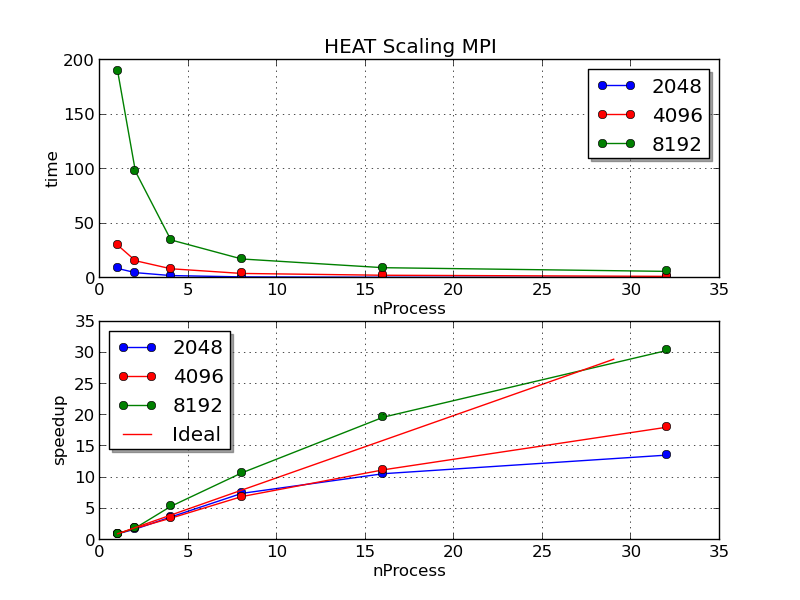

The Python source for this figure:
import matplotlib
matplotlib.use('Agg')
import matplotlib.pyplot as plt 
import pandas as pd 

df2048 = pd.read_csv("heat_scaling2048.csv", comment="#", names=["nProcess","nx","ny","iter","time"]) 
print (df2048)
df4096 = pd.read_csv("heat_scaling4096.csv", comment="#", names=["nProcess","nx","ny","iter","time"]) 
print (df4096)
df8192 = pd.read_csv("heat_scaling8192.csv", comment="#", names=["nProcess","nx","ny","iter","time"]) 
print (df8192)

plt.subplot(2,1,1)

plt.title('HEAT Scaling MPI')
plt.grid()
plt.xlabel('nProcess')
#plt.yscale('log')
plt.ylabel('time')
plt.plot(df2048["nProcess"],df2048["time"],'r-o',label='2048', color="blue")
plt.plot(df4096["nProcess"],df4096["time"],'r-o',label='4096', color="red")
plt.plot(df8192["nProcess"],df8192["time"],'r-o',label='8192', color="green")
plt.legend(shadow=True)

plt.subplot(2,1,2)

plt.grid()
plt.xlabel('nProcess')
plt.ylabel('speedup')
plt.plot(df2048["nProcess"],  df2048["time"].iloc[0]/df2048["time"],  '-o',label='2048', color="blue")
plt.plot(df4096["nProcess"],  df4096["time"].iloc[0]/df4096["time"],  '-o',label='4096', color="red")
plt.plot(df8192["nProcess"],  df8192["time"].iloc[0]/df8192["time"],  '-o',label='8192', color="green")
plt.plot(range(1,30),range(1,30),'-r', label='Ideal')
plt.legend(shadow=True,loc="best")

plt.savefig('heat_scaling.png')
